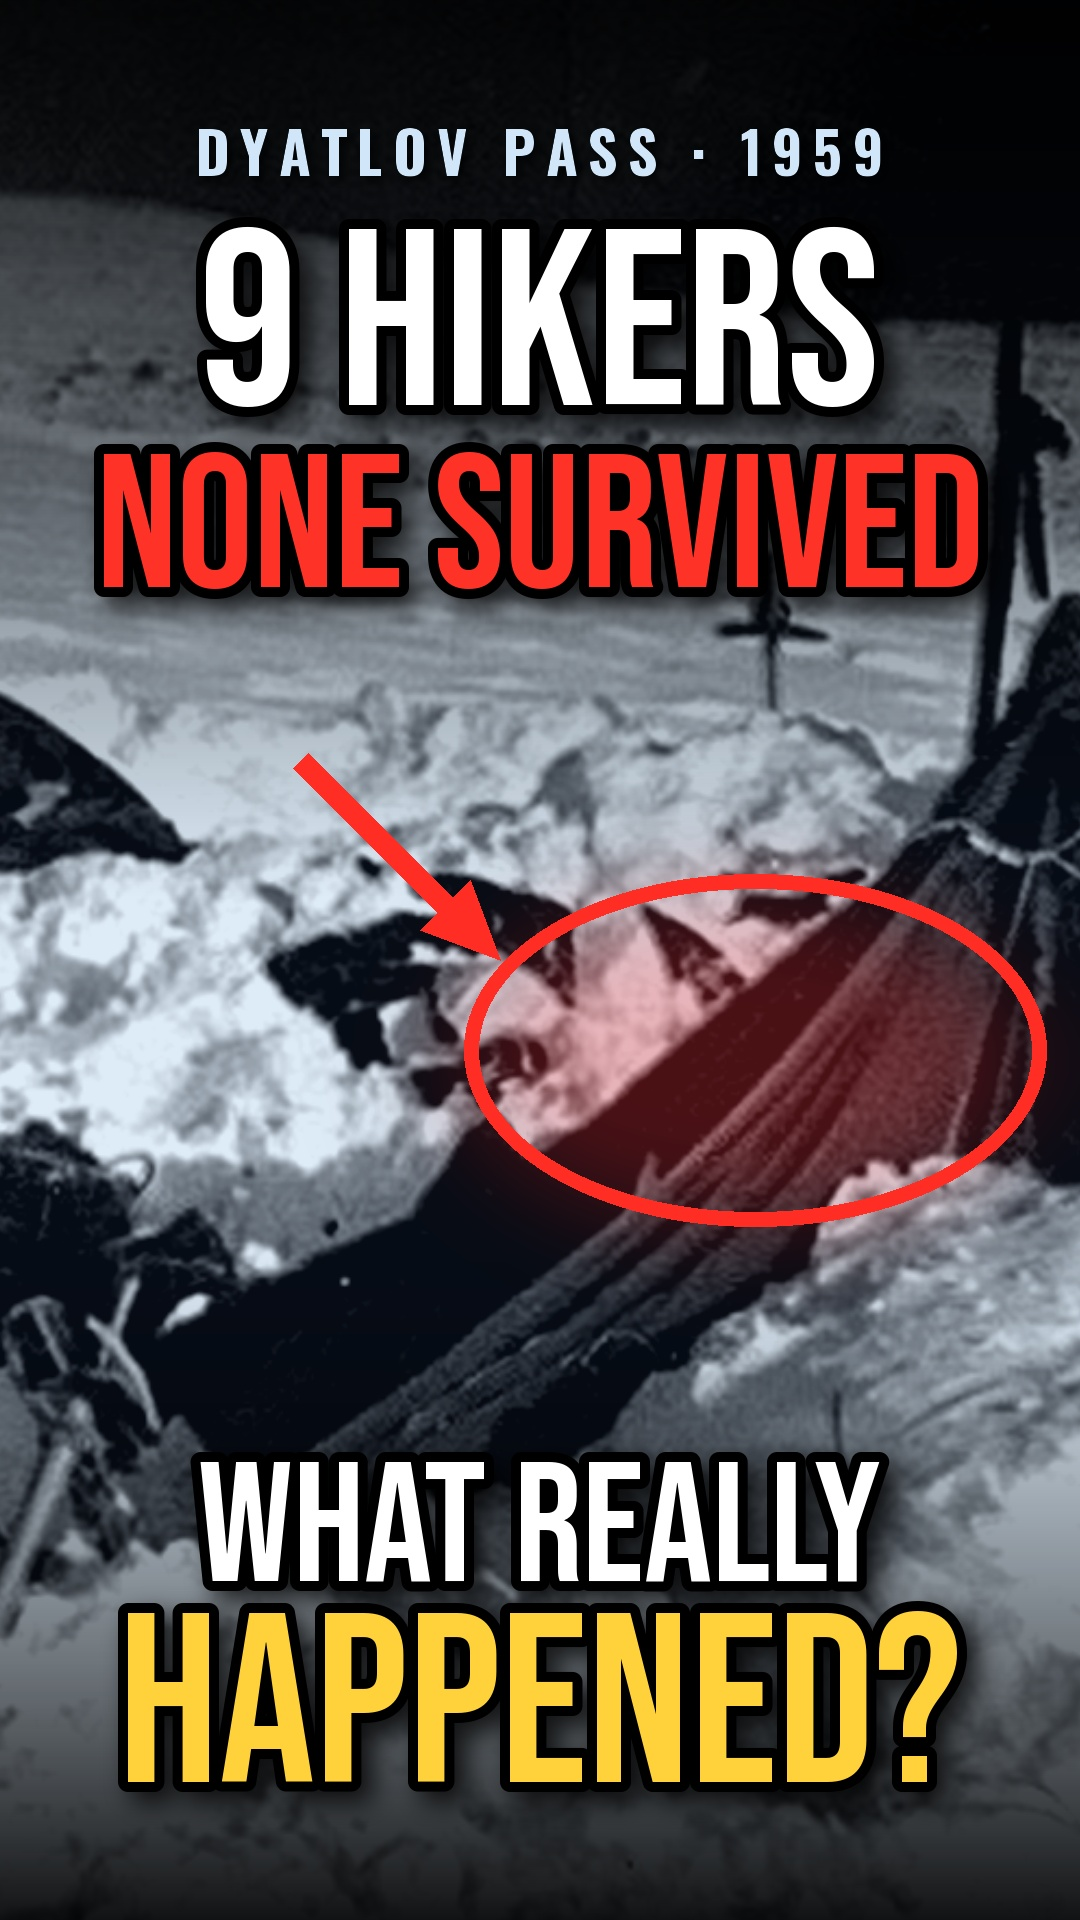

Write the Python code that produced this figure.
# YT Shorts cover (1080x1920) for the Dyatlov video.
import importlib.util, os, math
import numpy as np
from PIL import Image, ImageDraw, ImageFilter
HERE = os.path.dirname(os.path.abspath(__file__))
spec = importlib.util.spec_from_file_location('r', os.path.join(HERE, 'render.py')); r = importlib.util.module_from_spec(spec); spec.loader.exec_module(r)
W, H = 1080, 1920
tent = r.grade(Image.open(os.path.join(HERE, 'raw', '00.jpg')).convert('RGB').resize((1618, 1280), Image.LANCZOS))
im = r.cover(tent, 0, 1.45, .62, .55)
# darken top & bottom for text
g = np.zeros((H, W, 4), np.uint8)
a = np.clip(1 - np.linspace(0, 1, 900) ** 1.1, 0, 1) * 235; g[:900, :, 3] = a[:, None]
b = np.clip(np.linspace(0, 1, 700) ** 1.3, 0, 1) * 235; g[H - 700:, :, 3] = b[:, None]
im.alpha_composite(Image.fromarray(g))
# red glow + circle on the slashed tent
gl = Image.new('RGBA', (W, H), (0, 0, 0, 0)); ImageDraw.Draw(gl).ellipse((420, 860, 1060, 1260), fill=(255, 30, 20, 70))
im.alpha_composite(gl.filter(ImageFilter.GaussianBlur(60)))
d = ImageDraw.Draw(im)
for k in range(3): d.ellipse((470 - k * 3, 880 - k * 3, 1040 + k * 3, 1220 + k * 3), outline=(255, 45, 35, 255), width=9)
# arrow
d.line((300, 760, 470, 930), fill=(255, 45, 35, 255), width=22); d.polygon([(500, 960), (420, 930), (470, 880)], fill=(255, 45, 35, 255))
def put(img, x, y): im.alpha_composite(img, (int(x - img.width / 2), int(y - img.height / 2)))
put(r.text_img('DYATLOV PASS · 1959', 'oswald', 58, (210, 230, 250, 255), 0, track=10, shadow=5), W / 2, 150)
put(r.text_img('9 HIKERS', 'bebas', 250, (255, 255, 255, 255), 10, (0, 0, 0), shadow=12), W / 2, 330)
put(r.text_img('NONE SURVIVED', 'bebas', 190, (255, 50, 40, 255), 10, (0, 0, 0), shadow=12), W / 2, 530)
put(r.text_img('WHAT REALLY', 'bebas', 170, (255, 255, 255, 255), 10, (0, 0, 0), shadow=12), W / 2, 1530)
put(r.text_img('HAPPENED?', 'bebas', 240, (255, 210, 60, 255), 10, (0, 0, 0), shadow=12), W / 2, 1710)
im.convert('RGB').save(os.path.join(HERE, 'cover.jpg'), quality=95); print('ok')
